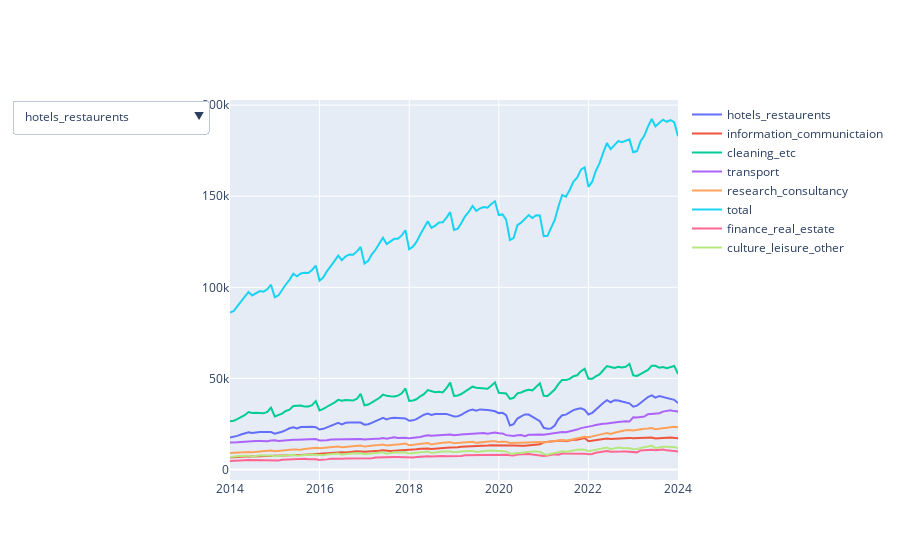

The notebook cell this image was saved under:
### Markdown cell above
**2) Interactive plot of development of amount of international employees for all sub-industries in the service sector**

As seen above, the trend of labor shortage for both the manufacturing and construction is going downwards, while the service sector is starting to go slightly upwards again. We therefor focus our energy on the service industry going forward.

Below is an interactive graph displaying the amount of international workers for the service sector as a total and for all seven sub-industries; finance, insurance, and real estate, hotels and restaurents, information and communication, cleaning and other operational services, transport, research and consultancy, and culture, leisure, and other services.

### Code cell
import plotly.graph_objects as graph
from plotly.subplots import make_subplots

# Create a Plotly figure with a dropdown menu
fig = make_subplots(rows=1, cols=1, shared_xaxes=True)

# Add traces for each variable/industry:
for column in int_labor.columns:
    fig.add_trace(graph.Scatter(x=int_labor.index, y=int_labor[column], mode='lines', name=column))

# Update layout to include a dropdown menu
buttons = []
for column in int_labor.columns:
    buttons.append(dict(method='restyle',
                        label=column,
                        visible=True,
                        args=[{'y': [int_labor[column]]}],
                        args2=[{'yaxis.type': 'log'}]))

fig.update_layout(updatemenus=[{'buttons': buttons, 'direction': 'down', 'showactive': True}])

# Show the figure
fig.show()

print('Ann.: the code for this graph was made with help from AI. We tried to achieve the same using widgets, but it was not working')
print('When we asked AI for help, it suggested using plotly and subplots, adding traces for each industry in our dataset.')
